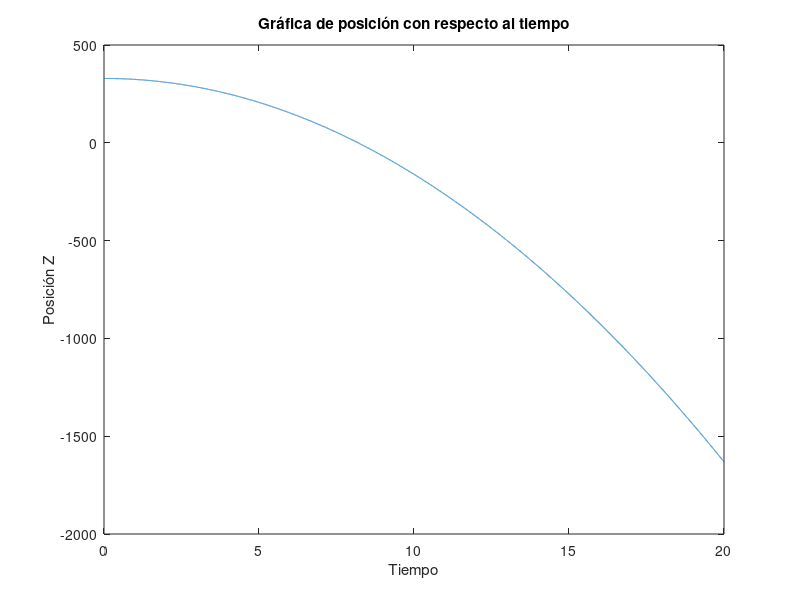
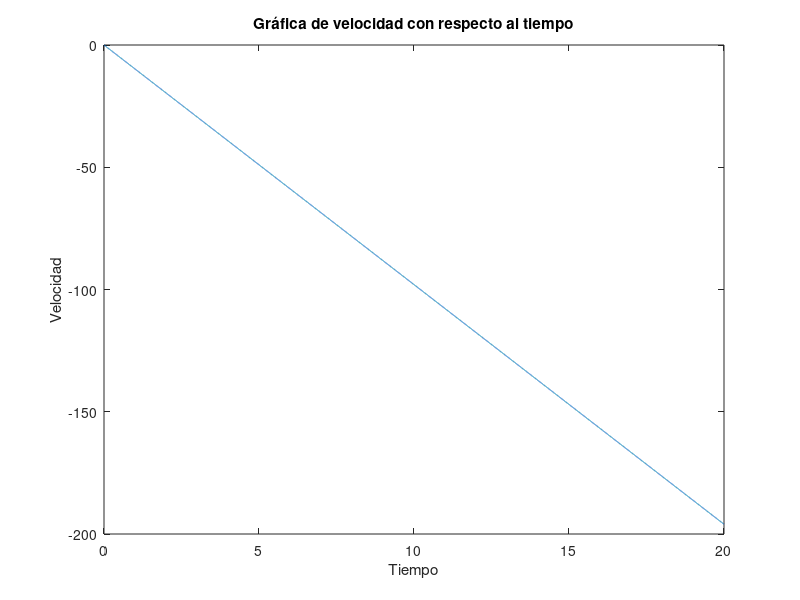
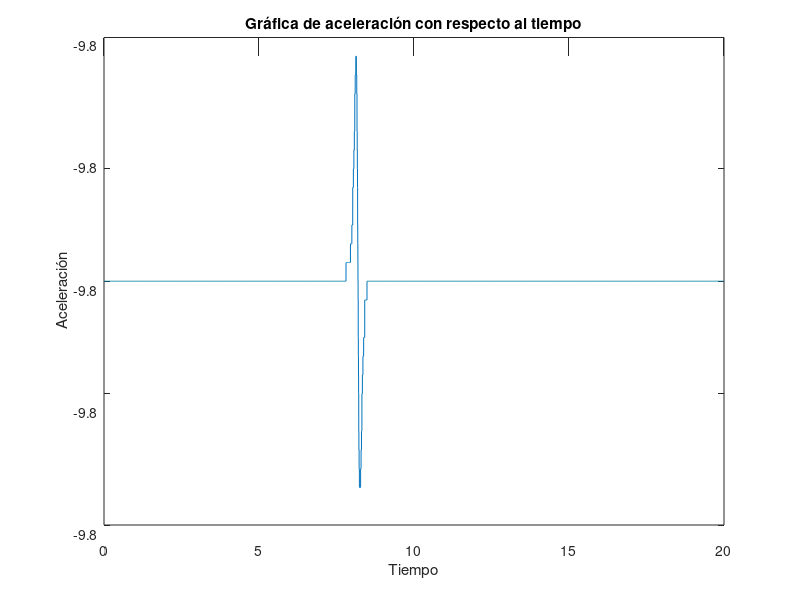

The MATLAB script that drew these images, in order:
% Parámetros y condiciones iniciales
mi = 1000;
miu =  (4*pi) * 10^-7;
radio = 10;
I = 1000;
masa = 600;
gravedad = 9.8;

z0 = 329; % Valor inicial de z
v0 = 0; % Valor inicial de v
t0 = 0; % Tiempo inicial
tn = 20; % Tiempo final
h = 0.001; % Tamaño del paso

% Funciones del sistema de ecuaciones diferenciales
f1 = @(t, z, v) v;
f2 = @(t, z, v) (3*mi*miu*radio^2*I/(2*masa)) * (z/(radio^2 + z^2)^(5/2)) - gravedad;

% Implementación del método de Runge-Kutta
t_vals = t0:h:tn; % Vector de tiempos
N = length(t_vals); % Número de pasos

z_vals = zeros(1, N); % Vector para almacenar los valores de z
v_vals = zeros(1, N); % Vector para almacenar los valores de v

z_vals(1) = z0; % Valor inicial de z
v_vals(1) = v0; % Valor inicial de v

% Iteración del método de Runge-Kutta
for i = 1:(N-1)
    t = t_vals(i);
    z = z_vals(i);
    v = v_vals(i);
    
    k1z = h * f1(t, z, v);
    k1v = h * f2(t, z, v);
    k2z = h * f1(t + h/2, z + k1z/2, v + k1v/2);
    k2v = h * f2(t + h/2, z + k1z/2, v + k1v/2);
    k3z = h * f1(t + h/2, z + k2z/2, v + k2v/2);
    k3v = h * f2(t + h/2, z + k2z/2, v + k2v/2);
    k4z = h * f1(t + h, z + k3z, v + k3v);
    k4v = h * f2(t + h, z + k3z, v + k3v);
    
    z_vals(i+1) = z + (k1z + 2*k2z + 2*k3z + k4z) / 6;
    v_vals(i+1) = v + (k1v + 2*k2v + 2*k3v + k4v) / 6;
end
a_vals = [];

for i=1:length(z_vals)
    a_vals(end+1) = (3*mi*miu*radio^2*I/(2*masa)) * (z_vals(i)/(radio^2 + (z_vals(i))^2)^(5/2)) - gravedad;
end
% Graficar la solución
figure(1);
plot(t_vals, z_vals);
xlabel('Tiempo');
ylabel('Posición Z');
title('Gráfica de posición con respecto al tiempo');
figure(2);
plot(t_vals,v_vals);
xlabel('Tiempo');
ylabel('Velocidad');
title('Gráfica de velocidad con respecto al tiempo');
figure(3);
plot(t_vals,a_vals);
xlabel('Tiempo');
ylabel('Aceleración');
title('Gráfica de aceleración con respecto al tiempo');

